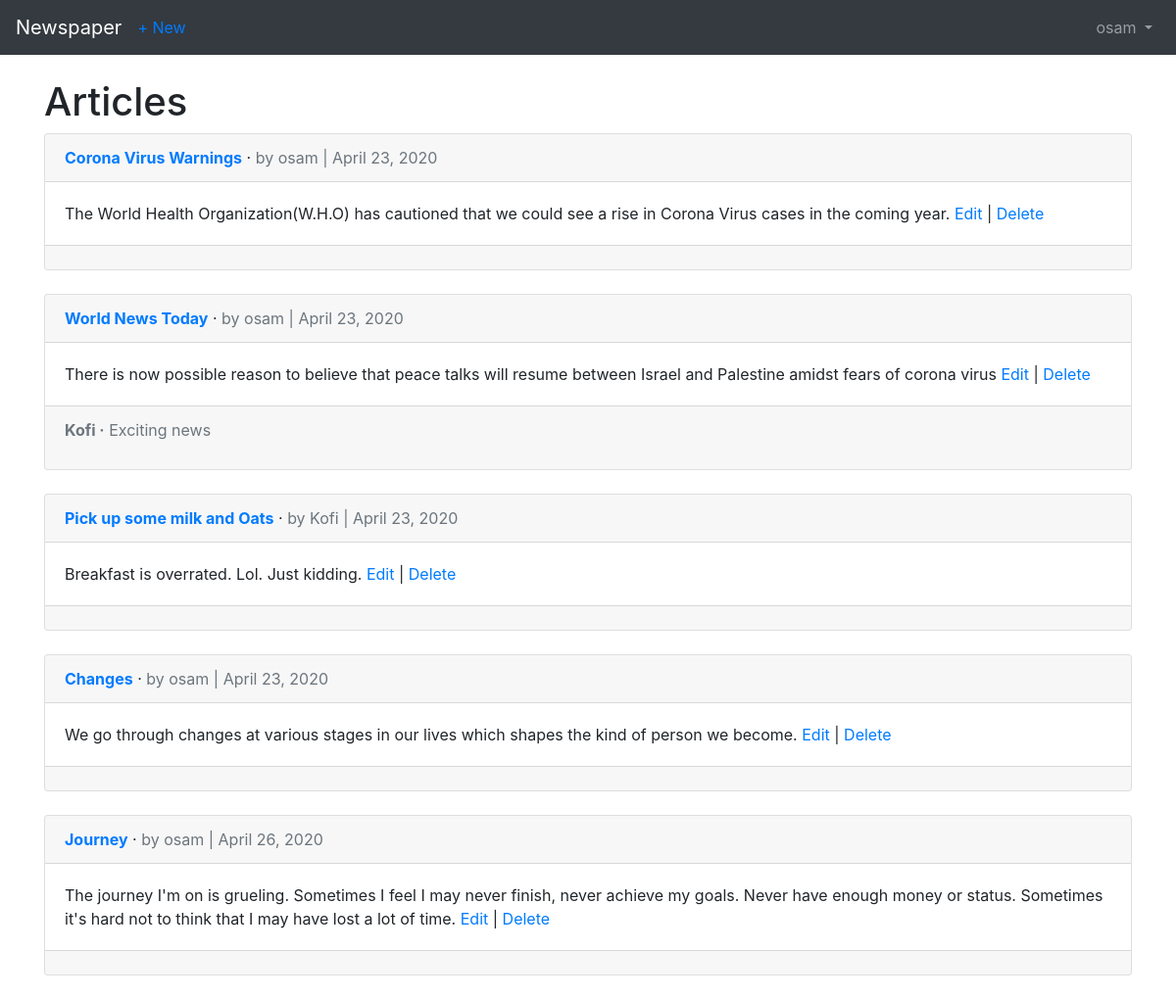
The page /articles/ (signed in) on the database its author committed.
### users/models.py (models this page shows)
class CustomUser(AbstractUser):
    pass

### articles/models.py (models this page shows, shortened)
class Article(models.Model):
    title = models.CharField(max_length=255)
    body = models.TextField()
    date = models.DateField(auto_now_add=True)
    author = models.ForeignKey(get_user_model(), on_delete=models.CASCADE)

class Comment(models.Model):
    article = models.ForeignKey(Article,
    on_delete=models.CASCADE,
    related_name='comments')
    comment = models.CharField(max_length=140)
    author = models.ForeignKey(get_user_model(), on_delete=models.CASCADE)
    def __str__(self):
        return self.comment

### articles/views.py (the view)
# urls.py: path('', ArticleListView.as_view(), name='article_list'),
class ArticleListView(LoginRequiredMixin, ListView):
    model = Article
    template_name = 'article_list.html'
    login_url = 'login'

### templates/article_list.html (shortened to what this page needs)
{% extends '_base.html' %}
{% block content %}
    <h1>Articles</h1>
    {% for article in object_list %}
       <div class="card">
           <div class="card-header">
                <span class="font-weight-bold"><a href="{% url 'article_detail' article.pk %}">{{article.title}}</a></span> &middot;
                <span class="text-muted"> by {{article.author}} | {{article.date}}</span>
           </div>
           <div class="card-body">
               {{article.body}}
               <a href="{% url 'article_edit' article.pk %}">Edit</a> |
            <a href="{% url 'article_delete' article.pk %}">Delete</a>
           </div>
           <div class="card-footer text-muted">
               {% for comment in article.comments.all %}
                <p>
                <span class="font-weight-bold">{{ comment.author }} &middot;</span>
                {{ comment }}
                </p>
                {% endfor %}
            </div>
       </div>
       <br />
    {% endfor%}
{% endblock content %}

### templates/_base.html (shortened to what this page needs)
<!DOCTYPE html>
<html lang="en">
<head>
    <link rel="stylesheet" href="https://stackpath.bootstrapcdn.com/bootstrap/4.4.1/css/bootstrap.min.css"
>
</head>
<body>
    <nav class="navbar navbar-expand-md navbar-dark bg-dark mb-4">
        <a class="navbar-brand" href="{% url 'home' %}">Newspaper</a>
            {% if user.is_authenticated %}
                <ul class="navbar-nav mr-auto">
                    <li class="nav-item"><a href="{% url 'article_new' %}">+ New</a></li>
                </ul>
                <ul class="navbar-nav ml-auto">
                    <li class="nav-item">
                        <a class="nav-link dropdown-toggle" href="#" id="userMenu"
                        data-toggle="dropdown" aria-haspopup="true" aria-expanded="false">
                        {{user.username}}
                        </a>
                    </li>
                </ul>
            {% else %}
            <form class="form-inline my-2 my-lg-0">
                <a class="btn btn-outline-secondary" href="{% url 'login' %}">Log In</a>
                <a class="btn btn-primary ml-2" href="{% url 'signup' %}">Sign Up</a>
            </form>
            {% endif %}
    </nav>
    <div class="container">
        {% block content %}
        {% endblock content %}
    </div>
</body>
</html>

### rows shown on the page
CustomUser: username "osam"
Article: title "Corona Virus Warnings", author "osam", date "April 23, 2020", body "The World Health Organization(W.H.O) has cautioned that we could see a rise in Corona Virus cases in the coming year."
Article: title "World News Today", author "osam", date "April 23, 2020", body "There is now possible reason to believe that peace talks will resume between Israel and Palestine amidst fears of corona virus"
Comment: author "Kofi", comment "Exciting news"
Article: title "Pick up some milk and Oats", author "Kofi", date "April 23, 2020", body "Breakfast is overrated. Lol. Just kidding."
Article: title "Changes", author "osam", date "April 23, 2020", body "We go through changes at various stages in our lives which shapes the kind of person we become."
Article: title "Journey", author "osam", date "April 26, 2020", body "The journey I'm on is grueling. Sometimes I feel I may never finish, never achieve my goals. Never have enough money or status. Sometimes it's hard not to think that I may have lost a lot of time."
